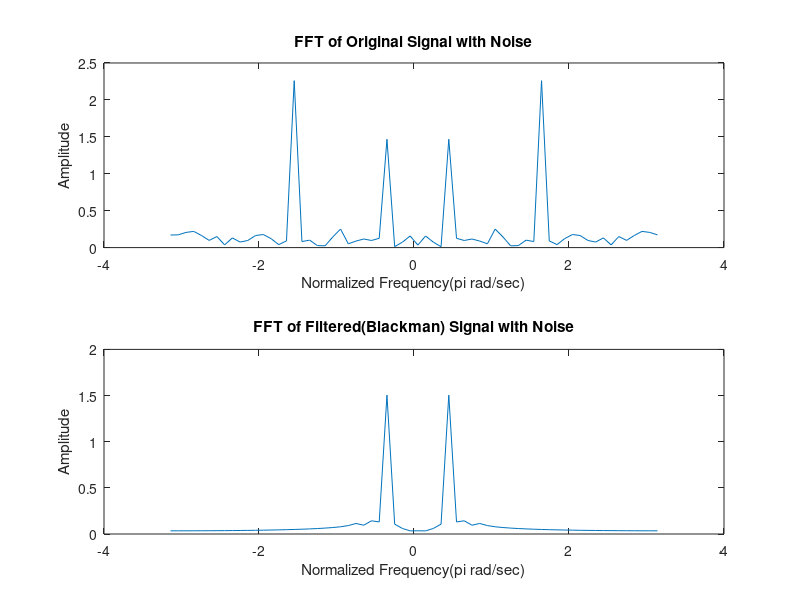

Write MATLAB code to recreate this figure. (Note: this script raises an error after producing the figure.)
N =64;
wc = pi/4;           %cut-off frequency
k = (N-1)/2;
n = 0:1:N-1;
hd = (sin(wc*(n-k)))./(pi*(n-k));        %impulse response
%w1 = (n>=0)-(n>=N);                                    %rectangular window                              
%w2 = ((n>=0)-(n>=N)).*(1-2*(n-(N-1)/2)/(N-1));        %triangular window
%w3 = ((n>=0)-(n>=N)).*(0.5-0.5*cos((2*pi*n)/(N-1)));  %hanning window
%w4 = ((n>=0)-(n>=N)).*(0.54-0.46*cos((2*pi*n)/(N-1)));%hamming window
w5 = ((n>=0)-(n>=N)).*(0.42-0.5*cos((2*pi*n)/(N-1))+0.08*cos((4*pi*n)/(N-1)));

h = hd.*w5;
c = -pi:0.01:pi;
[h1,w] = freqz(h,1,c);
h2 = abs(h1);
%figure, freqz(h,1,c);
%title('N=64 Hamming window');

t = 0:1:3*(N-1);
x = 3*cos(pi/8*t)+4*cos(pi/2*t);
%plot(t,x)
grid on

w2 = -pi:2*pi/(N-1):pi;

y = filtfilt(h,1,x);
subplot(221)
plot(t,x)

x1 = fft(x,N);
x1 = fftshift(x1);
x1a = abs(x1/N);
subplot(222)
plot(w2,x1a);

subplot(223);
plot(t,y)

y1 = fft(y,N);
y1 = fftshift(y1);
y1a = abs(y1/N);
subplot(224);
plot(w2,y1a)
hold on
%%
N = 256;
wc = pi/3;
k = (N-1)/2;
n = 0:1:N-1;
hd = (sin(wc*(n-k)))./(pi*(n-k));
w2 = ((n>=0)-(n>=N)).*(1-2*(n-(N-1)/2)/(N-1));
h = hd.*w2;
c = -pi:0.01:pi;
[h1,w] = freqz(h,1,c);
h1 = abs(h1);
%plot(w,h1);

t = 0:1:3*(N-1);
x = 3*sin(pi/8*t)+5*cos(pi*t);
%plot(t,x)
grid on

y = filtfilt(h,1,x);
subplot(211)
plot(t,x)

subplot(212);
plot(t,y)

%%
N = 256;
wc = pi/3;
k = (N-1)/2;
n = 0:1:N-1;
hd = (sin(wc*(n-k)))./(pi*(n-k));
w3 = ((n>=0)-(n>=N)).*(0.5-0.5*cos((2*pi*n)/(N-1)));
h = hd.*w3;
c = -pi:0.01:pi;
[h1,w] = freqz(h,1,c);
h1 = abs(h1);
%plot(w,h1);

t = 0:1:3*(N-1);
x = 3*sin(pi/8*t)+5*cos(pi*t);
%plot(t,x)
grid on

y = filtfilt(h,1,x);
subplot(211)
plot(t,x)

subplot(212);
plot(t,y)
%%
N = 256;
wc = pi/3;
k = (N-1)/2;
n = 0:1:N-1;
hd = (sin(wc*(n-k)))./(pi*(n-k));
w4 = ((n>=0)-(n>=N)).*(0.54-0.46*cos((2*pi*n)/(N-1)));
h = hd.*w4;
c = -pi:0.01:pi;
[h1,w] = freqz(h,1,c);
h1 = abs(h1);
%plot(w,h1);

t = 0:1:3*(N-1);
x = 3*sin(pi/8*t)+5*cos(pi*t);
%plot(t,x)
grid on

y = filtfilt(h,1,x);
subplot(211)
plot(t,x)

subplot(212);
plot(t,y)
%%
N = 64;
wc = pi/3;
k = (N-1)/2;
n = 0:1:N-1;
hd = (sin(wc*(n-k)))./(pi*(n-k));
w5 = ((n>=0)-(n>=N)).*(0.42-0.5*cos((2*pi*n)/(N-1))+0.08*cos((4*pi*n)/(N-1)));
h = hd.*w5;  %For Blackman Window
c = -pi:0.01:pi;
[h1,w] = freqz(h,1,c);
h1 = abs(h1);

t = 0:1:3*(N-1);
x = 3*sin(pi/8*t)+4*cos(pi*t);
%plot(t,x)
grid on

y = filtfilt(h,1,x);
subplot(211)
plot(t,x)
title('Original Signal in time Domain');
xlabel('Time(s)');
ylabel('Amplitude');

subplot(212);
plot(t,y)
ylim([-5 5]);
title('Filtered Signal in time Domain');
xlabel('Time(s)');
ylabel('Amplitude');
%%
N=64;
wc = pi/4;
k = (N-1)/2;
n = 0:1:N-1;
hd = (sin(wc*(n-k)))./(pi*(n-k));
w1 = (n>=0)-(n>=N).*(0.42-0.5*cos((2*pi*n)/(N-1))+0.08*cos((4*pi*n)/(N-1))); %rectangular window
h = hd.*w1;
c = -pi:0.01:pi;
[h1,w] = freqz(h,1,c);
h2 = abs(h1);

t = 0:1:3*(N-1);
x = 3*cos(pi/8*t)+4*cos(pi/2*t)+randn(size(t));

w2 = -pi:2*pi/(N-1):pi;

y = filtfilt(h,1,x);


x1 = fft(x,N);
x1 = fftshift(x1);
x1a = abs(x1/N);
subplot(211);
plot(w2,x1a);
title('FFT of Original Signal with Noise');
xlabel('Normalized Frequency(pi rad/sec)');
ylabel('Amplitude');

y1 = fft(y,N);
y1 = fftshift(y1);
y1a = abs(y1/N);
subplot(212);
plot(w2,y1a);
title('FFT of Filtered(Blackman) Signal with Noise');
xlabel('Normalized Frequency(pi rad/sec)');
ylabel('Amplitude');
%%
N = 64;
wc = pi/3;
k = (N-1)/2;
n = 0:1:N-1;
hd = (sin(wc*(n-k)))./(pi*(n-k));
%plot(n,hd);
% grid on
w1 = (n>=0)-(n>=N);
h = hd.*w1;
c = -pi:0.01:pi;
[h1,w] = freqz(h,1,c);
h2 = abs(h1);


t = 0:1:3*(N-1);
x = 3*cos(pi/8*t)+5*cos(pi/2*t);
y = filtfilt(h,1,x);
x1 = 3*cos(pi/8*t)+5*cos(pi/2*t) + 0.1*randn(size(t));
y1 = filtfilt(h,1,x1);

yn = y1-y;
xn = x1-x;

R1 = snr(y,yn);
R2 = snr(x,xn);

E1 = 0; %y
E2 = 0; %yn
E3 = 0; %x
E4 = 0; %xn

for i=1:1:3*(N-1)
    E1 = E1+y(i)*y(i);
end

for i=1:1:3*(N-1)
    E2 = E2+yn(i)*yn(i);
end

for i=1:1:3*(N-1)
    E3 = E3+x(i)*x(i);
end

for i=1:1:3*(N-1)
    E4 = E4+xn(i)*xn(i);
end

SNRin = 10*log(E3/E4);
SNRout = 10*log(E1/E2);